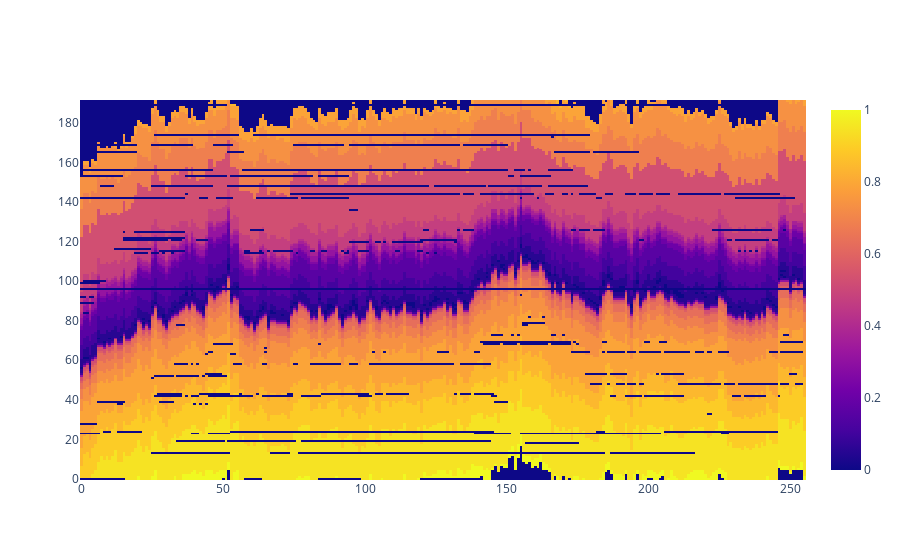

Write notebook code for a chart like this one.
### Code cell
params = {'cache': False,
 'database_name': 'binance_futures',
 'depth': 96,
 'group_by': '10s',
 'interval': '16m',
 'max_volume_quantile': 0.99,
 'offset_interval': '0h',
 'plot': False,
 'round_decimals': 4,
 'sequence_length': 256,
 'symbol': 'UNFIUSDT',
 'tick': False,
 'window_size': '3m'}


df = OrderBookFrame(**params).frame

pd.set_option('display.max_rows', len(df) + 1)

obook = df.orderbook_img.to_numpy()

obook = np.rot90(np.squeeze(obook[-1]))

fig = go.Figure(data=go.Heatmap(z=obook))

ofl.iplot(fig)

### Figure 1 — Plotly figure (JSON) as saved in the notebook; plotly's stock layout.template omitted (floating-point values rounded to 4 significant figures; data arrays with more than 128 entries replaced by an {"elided": "..."} marker saying what was removed)
{"data": [{"type": "heatmap", "z": {"elided": "192x256 float values"}}], "layout": {}}
